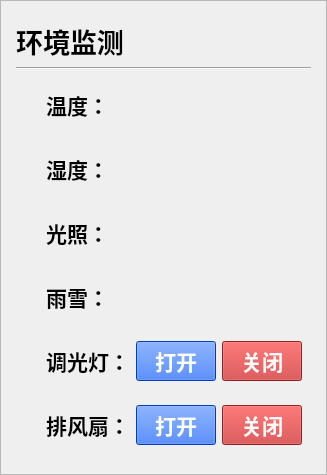
           <widget class="QFrame" name="frame_3_1">
            <property name="sizePolicy">
             <sizepolicy hsizetype="Preferred" vsizetype="Preferred">
              <horstretch>8</horstretch>
              <verstretch>0</verstretch>
             </sizepolicy>
            </property>
            <property name="styleSheet">
             <string notr="true"/>
            </property>
            <property name="frameShape">
             <enum>QFrame::StyledPanel</enum>
            </property>
            <property name="frameShadow">
             <enum>QFrame::Raised</enum>
            </property>
            <layout class="QVBoxLayout" name="verticalLayout_6">
             <property name="leftMargin">
              <number>15</number>
             </property>
             <property name="topMargin">
              <number>20</number>
             </property>
             <property name="rightMargin">
              <number>15</number>
             </property>
             <property name="bottomMargin">
              <number>20</number>
             </property>
             <item>
              <widget class="QPushButton" name="pushButton_3_1">
               <property name="sizePolicy">
                <sizepolicy hsizetype="Fixed" vsizetype="Fixed">
                 <horstretch>0</horstretch>
                 <verstretch>2</verstretch>
                </sizepolicy>
               </property>
               <property name="font">
                <font>
                 <family>微软雅黑</family>
                 <pointsize>20</pointsize>
                 <weight>75</weight>
                 <bold>true</bold>
                </font>
               </property>
               <property name="styleSheet">
                <string notr="true">QPushButton, #pushButton{
	border:none;	
}</string>
               </property>
               <property name="text">
                <string>环境监测</string>
               </property>
               <property name="icon">
                <iconset resource="res.qrc">
                 <normaloff>:/icons/icons/ic_env.png</normaloff>:/icons/icons/ic_env.png</iconset>
               </property>
               <property name="iconSize">
                <size>
                 <width>50</width>
                 <height>50</height>
                </size>
               </property>
              </widget>
             </item>
             <item>
              <widget class="Line" name="line_3">
               <property name="sizePolicy">
                <sizepolicy hsizetype="Minimum" vsizetype="Fixed">
                 <horstretch>0</horstretch>
                 <verstretch>1</verstretch>
                </sizepolicy>
               </property>
               <property name="orientation">
                <enum>Qt::Horizontal</enum>
               </property>
              </widget>
             </item>
             <item>
              <widget class="QFrame" name="frame_3_1_1">
               <property name="sizePolicy">
                <sizepolicy hsizetype="Preferred" vsizetype="Preferred">
                 <horstretch>0</horstretch>
                 <verstretch>1</verstretch>
                </sizepolicy>
               </property>
               <property name="styleSheet">
                <string notr="true">QFrame, #frame{
	border:none;	
}	</string>
               </property>
               <property name="frameShape">
                <enum>QFrame::StyledPanel</enum>
               </property>
               <property name="frameShadow">
                <enum>QFrame::Raised</enum>
               </property>
               <layout class="QHBoxLayout" name="horizontalLayout_7">
                <property name="leftMargin">
                 <number>30</number>
                </property>
                <item>
                 <widget class="QPushButton" name="pushButton_2">
                  <property name="sizePolicy">
                   <sizepolicy hsizetype="Fixed" vsizetype="Fixed">
                    <horstretch>0</horstretch>
                    <verstretch>0</verstretch>
                   </sizepolicy>
                  </property>
                  <property name="font">
                   <font>
                    <family>微软雅黑</family>
                    <pointsize>16</pointsize>
                    <weight>75</weight>
                    <bold>true</bold>
                   </font>
                  </property>
                  <property name="styleSheet">
                   <string notr="true">QPushButton, #pushButton{
	border:none;	
}</string>
                  </property>
                  <property name="text">
                   <string>温度：</string>
                  </property>
                  <property name="icon">
                   <iconset resource="res.qrc">
                    <normaloff>:/icons/icons/ic_temp.png</normaloff>:/icons/icons/ic_temp.png</iconset>
                  </property>
                  <property name="iconSize">
                   <size>
                    <width>30</width>
                    <height>30</height>
                   </size>
                  </property>
                 </widget>
                </item>
                <item>
                 <widget class="QLabel" name="label_temp">
                  <property name="font">
                   <font>
                    <family>微软雅黑</family>
                    <pointsize>22</pointsize>
                    <weight>75</weight>
                    <bold>true</bold>
                   </font>
                  </property>
                  <property name="styleSheet">
                   <string notr="true">color: rgb(198, 47, 47);</string>
                  </property>
                  <property name="text">
                   <string/>
                  </property>
                  <property name="alignment">
                   <set>Qt::AlignRight|Qt::AlignTrailing|Qt::AlignVCenter</set>
                  </property>
                 </widget>
                </item>
               </layout>
              </widget>
             </item>
             <item>
              <widget class="QFrame" name="frame_3_1_2">
               <property name="sizePolicy">
                <sizepolicy hsizetype="Preferred" vsizetype="Preferred">
                 <horstretch>0</horstretch>
                 <verstretch>1</verstretch>
                </sizepolicy>
               </property>
               <property name="styleSheet">
                <string notr="true">QFrame, #frame{
	border:none;	
}	</string>
               </property>
               <property name="frameShape">
                <enum>QFrame::StyledPanel</enum>
               </property>
               <property name="frameShadow">
                <enum>QFrame::Raised</enum>
               </property>
               <layout class="QHBoxLayout" name="horizontalLayout_8">
                <property name="leftMargin">
                 <number>30</number>
                </property>
                <item>
                 <widget class="QPushButton" name="pushButton_3">
                  <property name="sizePolicy">
                   <sizepolicy hsizetype="Fixed" vsizetype="Fixed">
                    <horstretch>0</horstretch>
                    <verstretch>0</verstretch>
                   </sizepolicy>
                  </property>
                  <property name="font">
                   <font>
                    <family>微软雅黑</family>
                    <pointsize>16</pointsize>
                    <weight>75</weight>
                    <bold>true</bold>
                   </font>
                  </property>
                  <property name="styleSheet">
                   <string notr="true">QPushButton, #pushButton{
	border:none;	
}</string>
                  </property>
                  <property name="text">
                   <string>湿度：</string>
                  </property>
                  <property name="icon">
                   <iconset resource="res.qrc">
                    <normaloff>:/icons/icons/ic_humi.png</normaloff>:/icons/icons/ic_humi.png</iconset>
                  </property>
                  <property name="iconSize">
                   <size>
                    <width>30</width>
                    <height>30</height>
                   </size>
                  </property>
                 </widget>
                </item>
                <item>
                 <widget class="QLabel" name="label_humi">
                  <property name="font">
                   <font>
                    <family>微软雅黑</family>
                    <pointsize>22</pointsize>
                    <weight>75</weight>
                    <bold>true</bold>
                   </font>
                  </property>
                  <property name="styleSheet">
                   <string notr="true">color: rgb(18, 150, 219);</string>
                  </property>
                  <property name="text">
                   <string/>
                  </property>
                  <property name="alignment">
                   <set>Qt::AlignRight|Qt::AlignTrailing|Qt::AlignVCenter</set>
                  </property>
                 </widget>
                </item>
               </layout>
              </widget>
             </item>
             <item>
              <widget class="QFrame" name="frame_3_1_3">
               <property name="sizePolicy">
                <sizepolicy hsizetype="Preferred" vsizetype="Preferred">
                 <horstretch>0</horstretch>
                 <verstretch>1</verstretch>
                </sizepolicy>
               </property>
               <property name="styleSheet">
                <string notr="true">QFrame, #frame{
	border:none;	
}	</string>
               </property>
               <property name="frameShape">
                <enum>QFrame::StyledPanel</enum>
               </property>
               <property name="frameShadow">
                <enum>QFrame::Raised</enum>
               </property>
               <layout class="QHBoxLayout" name="horizontalLayout_9">
                <property name="leftMargin">
                 <number>30</number>
                </property>
                <item>
                 <widget class="QPushButton" name="pushButton_4">
                  <property name="sizePolicy">
                   <sizepolicy hsizetype="Fixed" vsizetype="Fixed">
                    <horstretch>0</horstretch>
                    <verstretch>0</verstretch>
                   </sizepolicy>
                  </property>
                  <property name="font">
                   <font>
                    <family>微软雅黑</family>
                    <pointsize>16</pointsize>
                    <weight>75</weight>
                    <bold>true</bold>
                   </font>
                  </property>
                  <property name="styleSheet">
                   <string notr="true">QPushButton, #pushButton{
	border:none;	
}</string>
                  </property>
                  <property name="text">
                   <string>光照：</string>
                  </property>
                  <property name="icon">
                   <iconset resource="res.qrc">
                    <normaloff>:/icons/icons/ic_illu.png</normaloff>:/icons/icons/ic_illu.png</iconset>
                  </property>
                  <property name="iconSize">
                   <size>
                    <width>30</width>
                    <height>30</height>
                   </size>
                  </property>
                 </widget>
                </item>
                <item>
                 <widget class="QLabel" name="label_illu">
                  <property name="font">
                   <font>
                    <family>微软雅黑</family>
                    <pointsize>22</pointsize>
                    <weight>75</weight>
                    <bold>true</bold>
                   </font>
                  </property>
                  <property name="styleSheet">
                   <string notr="true">color: rgb(255, 85, 0);</string>
                  </property>
                  <property name="text">
                   <string/>
                  </property>
                  <property name="alignment">
                   <set>Qt::AlignRight|Qt::AlignTrailing|Qt::AlignVCenter</set>
                  </property>
                 </widget>
                </item>
               </layout>
              </widget>
             </item>
             <item>
              <widget class="QFrame" name="frame_3_1_4">
               <property name="sizePolicy">
                <sizepolicy hsizetype="Preferred" vsizetype="Preferred">
                 <horstretch>0</horstretch>
                 <verstretch>1</verstretch>
                </sizepolicy>
               </property>
               <property name="styleSheet">
                <string notr="true">QFrame, #frame{
	border:none;	
}	</string>
               </property>
               <property name="frameShape">
                <enum>QFrame::StyledPanel</enum>
               </property>
               <property name="frameShadow">
                <enum>QFrame::Raised</enum>
               </property>
               <layout class="QHBoxLayout" name="horizontalLayout_10">
                <property name="leftMargin">
                 <number>30</number>
                </property>
                <item>
                 <widget class="QPushButton" name="pushButton_5">
                  <property name="sizePolicy">
                   <sizepolicy hsizetype="Fixed" vsizetype="Fixed">
                    <horstretch>0</horstretch>
                    <verstretch>0</verstretch>
                   </sizepolicy>
                  </property>
                  <property name="font">
                   <font>
                    <family>微软雅黑</family>
                    <pointsize>16</pointsize>
                    <weight>75</weight>
                    <bold>true</bold>
                   </font>
                  </property>
                  <property name="styleSheet">
                   <string notr="true">QPushButton, #pushButton{
	border:none;	
}</string>
                  </property>
                  <property name="text">
                   <string>雨雪：</string>
                  </property>
                  <property name="icon">
                   <iconset resource="res.qrc">
                    <normaloff>:/icons/icons/ic_rain.png</normaloff>:/icons/icons/ic_rain.png</iconset>
                  </property>
                  <property name="iconSize">
                   <size>
                    <width>30</width>
                    <height>30</height>
                   </size>
                  </property>
                 </widget>
                </item>
                <item>
                 <widget class="QLabel" name="label_rain">
                  <property name="font">
                   <font>
                    <family>微软雅黑</family>
                    <pointsize>22</pointsize>
                    <weight>75</weight>
                    <bold>true</bold>
                   </font>
                  </property>
                  <property name="styleSheet">
                   <string notr="true">color: rgb(19, 34, 121);</string>
                  </property>
                  <property name="text">
                   <string/>
                  </property>
                  <property name="alignment">
                   <set>Qt::AlignRight|Qt::AlignTrailing|Qt::AlignVCenter</set>
                  </property>
                 </widget>
                </item>
               </layout>
              </widget>
             </item>
             <item>
              <widget class="QFrame" name="frame_3_1_5">
               <property name="sizePolicy">
                <sizepolicy hsizetype="Preferred" vsizetype="Preferred">
                 <horstretch>0</horstretch>
                 <verstretch>1</verstretch>
                </sizepolicy>
               </property>
               <property name="styleSheet">
                <string notr="true">QFrame, #frame{
	border:none;	
}	</string>
               </property>
               <property name="frameShape">
                <enum>QFrame::StyledPanel</enum>
               </property>
               <property name="frameShadow">
                <enum>QFrame::Raised</enum>
               </property>
               <layout class="QHBoxLayout" name="horizontalLayout_11">
                <property name="leftMargin">
                 <number>30</number>
                </property>
                <item>
                 <widget class="QPushButton" name="pushButton_6">
                  <property name="sizePolicy">
                   <sizepolicy hsizetype="Fixed" vsizetype="Fixed">
                    <horstretch>0</horstretch>
                    <verstretch>0</verstretch>
                   </sizepolicy>
                  </property>
                  <property name="font">
                   <font>
                    <family>微软雅黑</family>
                    <pointsize>16</pointsize>
                    <weight>75</weight>
                    <bold>true</bold>
                   </font>
                  </property>
                  <property name="styleSheet">
                   <string notr="true">QPushButton, #pushButton{
	border:none;	
}</string>
                  </property>
                  <property name="text">
                   <string>调光灯：</string>
                  </property>
                  <property name="icon">
                   <iconset resource="res.qrc">
                    <normaloff>:/icons/icons/ic_lamp.png</normaloff>:/icons/icons/ic_lamp.png</iconset>
                  </property>
                  <property name="iconSize">
                   <size>
                    <width>30</width>
                    <height>30</height>
                   </size>
                  </property>
                 </widget>
                </item>
                <item>
                 <widget class="QPushButton" name="pushButton_lamp_on">
                  <property name="font">
                   <font>
                    <family>微软雅黑</family>
                    <pointsize>16</pointsize>
                    <weight>75</weight>
                    <bold>true</bold>
                   </font>
                  </property>
                  <property name="styleSheet">
                   <string notr="true">background-color: rgb(0, 85, 255);
color: rgb(255, 255, 255);</string>
                  </property>
                  <property name="text">
                   <string>打开</string>
                  </property>
                 </widget>
                </item>
                <item>
                 <widget class="QPushButton" name="pushButton_lamp_off">
                  <property name="font">
                   <font>
                    <family>微软雅黑</family>
                    <pointsize>16</pointsize>
                    <weight>75</weight>
                    <bold>true</bold>
                   </font>
                  </property>
                  <property name="styleSheet">
                   <string notr="true">background-color: rgb(198, 47, 47);
color: rgb(255, 255, 255);
</string>
                  </property>
                  <property name="text">
                   <string>关闭</string>
                  </property>
                 </widget>
                </item>
               </layout>
              </widget>
             </item>
             <item>
              <widget class="QFrame" name="frame_3_1_6">
               <property name="sizePolicy">
                <sizepolicy hsizetype="Preferred" vsizetype="Preferred">
                 <horstretch>0</horstretch>
                 <verstretch>1</verstretch>
                </sizepolicy>
               </property>
               <property name="styleSheet">
                <string notr="true">QFrame, #frame{
	border:none;	
}	</string>
               </property>
               <property name="frameShape">
                <enum>QFrame::StyledPanel</enum>
               </property>
               <property name="frameShadow">
                <enum>QFrame::Raised</enum>
               </property>
               <layout class="QHBoxLayout" name="horizontalLayout_22">
                <property name="leftMargin">
                 <number>30</number>
                </property>
                <item>
                 <widget class="QPushButton" name="pushButton_20">
                  <property name="sizePolicy">
                   <sizepolicy hsizetype="Fixed" vsizetype="Fixed">
                    <horstretch>0</horstretch>
                    <verstretch>0</verstretch>
                   </sizepolicy>
                  </property>
                  <property name="font">
                   <font>
                    <family>微软雅黑</family>
                    <pointsize>16</pointsize>
                    <weight>75</weight>
                    <bold>true</bold>
                   </font>
                  </property>
                  <property name="styleSheet">
                   <string notr="true">QPushButton, #pushButton{
	border:none;	
}</string>
                  </property>
                  <property name="text">
                   <string>排风扇：</string>
                  </property>
                  <property name="icon">
                   <iconset resource="res.qrc">
                    <normaloff>:/icons/icons/ic_fan.png</normaloff>:/icons/icons/ic_fan.png</iconset>
                  </property>
                  <property name="iconSize">
                   <size>
                    <width>30</width>
                    <height>30</height>
                   </size>
                  </property>
                 </widget>
                </item>
                <item>
                 <widget class="QPushButton" name="pushButton_fan_on">
                  <property name="font">
                   <font>
                    <family>微软雅黑</family>
                    <pointsize>16</pointsize>
                    <weight>75</weight>
                    <bold>true</bold>
                   </font>
                  </property>
                  <property name="styleSheet">
                   <string notr="true">background-color: rgb(0, 85, 255);
color: rgb(255, 255, 255);</string>
                  </property>
                  <property name="text">
                   <string>打开</string>
                  </property>
                 </widget>
                </item>
                <item>
                 <widget class="QPushButton" name="pushButton_fan_off">
                  <property name="font">
                   <font>
                    <family>微软雅黑</family>
                    <pointsize>16</pointsize>
                    <weight>75</weight>
                    <bold>true</bold>
                   </font>
                  </property>
                  <property name="styleSheet">
                   <string notr="true">background-color: rgb(198, 47, 47);
color: rgb(255, 255, 255);
</string>
                  </property>
                  <property name="text">
                   <string>关闭</string>
                  </property>
                 </widget>
                </item>
               </layout>
              </widget>
             </item>
            </layout>
           </widget>
